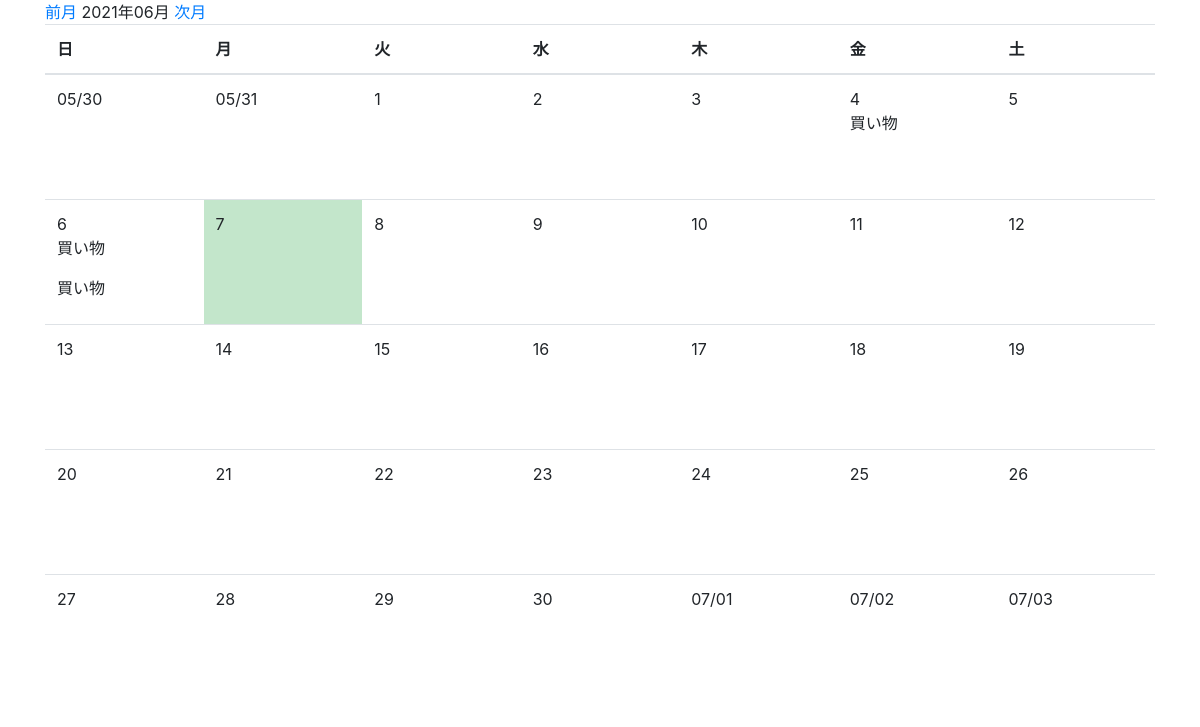
The page /month_with_schedule/ on the database its author committed.
### app/models.py (models this page shows, shortened)
class Cost(models.Model):
    summary = models.CharField('カテゴリ', max_length=30)
    money = models.IntegerField(
        '金額', validators=[MinValueValidator(0), MaxValueValidator(100000000)])
    description = models.TextField('詳細な説明', blank=True)
    date = models.DateField('日付', default=timezone.now)
    created_at = models.DateTimeField('作成日', default=timezone.now)

### app/views.py (the view)
class MonthWithScheduleCalendar(mixins.MonthWithScheduleMixin, generic.TemplateView):
    template_name = 'app/month_with_schedule.html'
    model = Cost
    date_field = 'date'
    def get_context_data(self, **kwargs):
        context = super().get_context_data(**kwargs)
        calendar_context = self.get_month_calendar()
        context.update(calendar_context)
        return context

### app/mixins.py (called while the page is built)
    def setup_calendar(self):
        self._calendar = calendar.Calendar(self.first_weekday)

    def get_week_names(self):
        week_names = deque(self.week_names)
        week_names.rotate(-self.first_weekday)
        return week_names

    def get_previous_month(self, date):
        if date.month == 1:
            return date.replace(year=date.year-1, month=12, day=1)
        else:
            return date.replace(month=date.month-1, day=1)

    def get_next_month(self, date):
        if date.month == 12:
            return date.replace(year=date.year+1, month=1, day=1)
        else:
            return date.replace(month=date.month+1, day=1)

    def get_month_days(self, date):
        return self._calendar.monthdatescalendar(date.year, date.month)

    def get_current_month(self):
        month = self.kwargs.get('month')
        year = self.kwargs.get('year')
        if month and year:
            month = datetime.date(year=int(year), month=int(month), day=1)
        else:
            month = datetime.date.today().replace(day=1)
        return month

    def get_month_calendar(self):
        self.setup_calendar()
        current_month = self.get_current_month()
        calendar_data = {
            'now': datetime.date.today(),
            'month_days': self.get_month_days(current_month),
            'month_current': current_month,
            'month_previous': self.get_previous_month(current_month),
            'month_next': self.get_next_month(current_month),
            'week_names': self.get_week_names(),
        }
        return calendar_data

    def get_month_schedules(self, start, end, days):
        lookup = {
            '{}__range'.format(self.date_field): (start, end)
        }
        _queryset = self.model.objects.filter(**lookup)
        _day_schedules = {day: [] for week in days for day in week}
        for schedule in _queryset:
            schedule_date = getattr(schedule, self.date_field)
            _day_schedules[schedule_date].append(schedule)
        size = len(_day_schedules)
        return [{key: _day_schedules[key] for key in itertools.islice(_day_schedules, i, i+7)} for i in range(0, size, 7)]

### app/templates/app/month_with_schedule.html (shortened to what this page needs)
{% extends 'app/base.html' %}
{% block content %}
<a href="{% url 'app:month_with_schedule' month_previous.year month_previous.month %}">前月</a>
{{ month_current | date:"Y年m月" }}
<a href="{% url 'app:month_with_schedule' month_next.year month_next.month %}">次月</a>
<table class="table">
    <thead>
        <tr>
            {% for w in week_names %}
            <th>{{ w }}</th>
            {% endfor %}
        </tr>
    </thead>
    <tbody>
        {% for week_day_schedules in month_day_schedules %}
        <tr>
            {% for day, schedules in week_day_schedules.items %}
            {% if now == day %}
            <td class="table-success">
                {% else %}
            <td>
                {% endif %}
                <div>
                    {% if month_current.month != day.month %}
                    {{ day | date:"m/d" }}
                    {% else %}
                    {{ day.day }}
                    {% endif %}
                    {% for schedule in schedules %}
                    <p>{{ schedule.summary }}</p>
                    {% endfor %}
                </div>
            </td>
            {% endfor %}
        </tr>
        {% endfor %}
    </tbody>
</table>
{% endblock %}

### app/templates/app/month_with_schedule.html (style rules this page uses)
table { table-layout: fixed; }
td>div { height: 100px; overflow: hidden; white-space: nowrap; }

### rows shown on the page
Cost: day "4", summary "買い物"
Cost: day "6", summary "買い物"
Cost: summary "買い物"

### other values the page prints
{{ month_current | date:"Y年m月" }} "2021年06月"
{{ w }} "日" "月" "火" "水" "木" "金" "土"
{{ day | date:"m/d" }} "05/30" "05/31" "07/01" "07/02" "07/03"
{{ day.day }} "1" "2" "3" "5" "7" "8" "9" "10" "11" "12" "13" "14" "15" "16" "17" "18" "19" "20" "21" "22" "23" "24" "25" "26" "27" "28" "29" "30"
